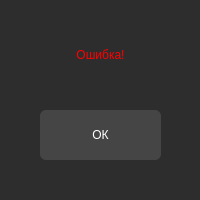
<?xml version="1.0" encoding="UTF-8"?>
<ui version="4.0">
 <class>Form</class>
 <widget class="QWidget" name="Form">
  <property name="geometry">
   <rect>
    <x>0</x>
    <y>0</y>
    <width>200</width>
    <height>200</height>
   </rect>
  </property>
  <property name="sizePolicy">
   <sizepolicy hsizetype="Fixed" vsizetype="Fixed">
    <horstretch>0</horstretch>
    <verstretch>0</verstretch>
   </sizepolicy>
  </property>
  <property name="minimumSize">
   <size>
    <width>200</width>
    <height>200</height>
   </size>
  </property>
  <property name="maximumSize">
   <size>
    <width>200</width>
    <height>200</height>
   </size>
  </property>
  <property name="windowTitle">
   <string>Form</string>
  </property>
  <property name="styleSheet">
   <string notr="true">QWidget{
	background-color: rgb(45, 45, 45);
}</string>
  </property>
  <widget class="QPushButton" name="OK_btn">
   <property name="geometry">
    <rect>
     <x>40</x>
     <y>110</y>
     <width>121</width>
     <height>50</height>
    </rect>
   </property>
   <property name="styleSheet">
    <string notr="true">QPushButton {
	color: rgb(255, 255, 255);
	font: 10pt &quot;MS Shell Dlg 2&quot;;
    border-radius: 6px;
	background-color: rgb(69, 69, 69);
    min-width: 80px;
}
QPushButton:hover{
	border: 2px solid rgb(50, 50, 50);
}
QPushButton:pressed {
	background-color: rgb(64, 64, 64);
}

QPushButton:flat {
    border: none; 
}

QPushButton:default {
    border-color: navy; 
}</string>
   </property>
   <property name="text">
    <string>ОК</string>
   </property>
  </widget>
  <widget class="QLabel" name="Error">
   <property name="geometry">
    <rect>
     <x>40</x>
     <y>30</y>
     <width>121</width>
     <height>50</height>
    </rect>
   </property>
   <property name="styleSheet">
    <string notr="true">QLabel{
	color: rgb(255, 0, 0);
	font: 75 11pt &quot;MS Shell Dlg 2&quot;;
	background-color: rgb(45, 45, 45);
}</string>
   </property>
   <property name="text">
    <string>&lt;html&gt;&lt;head/&gt;&lt;body&gt;&lt;p align=&quot;center&quot;&gt;Ошибка!&lt;/p&gt;&lt;/body&gt;&lt;/html&gt;</string>
   </property>
   <property name="margin">
    <number>10</number>
   </property>
  </widget>
 </widget>
 <resources/>
 <connections/>
</ui>
